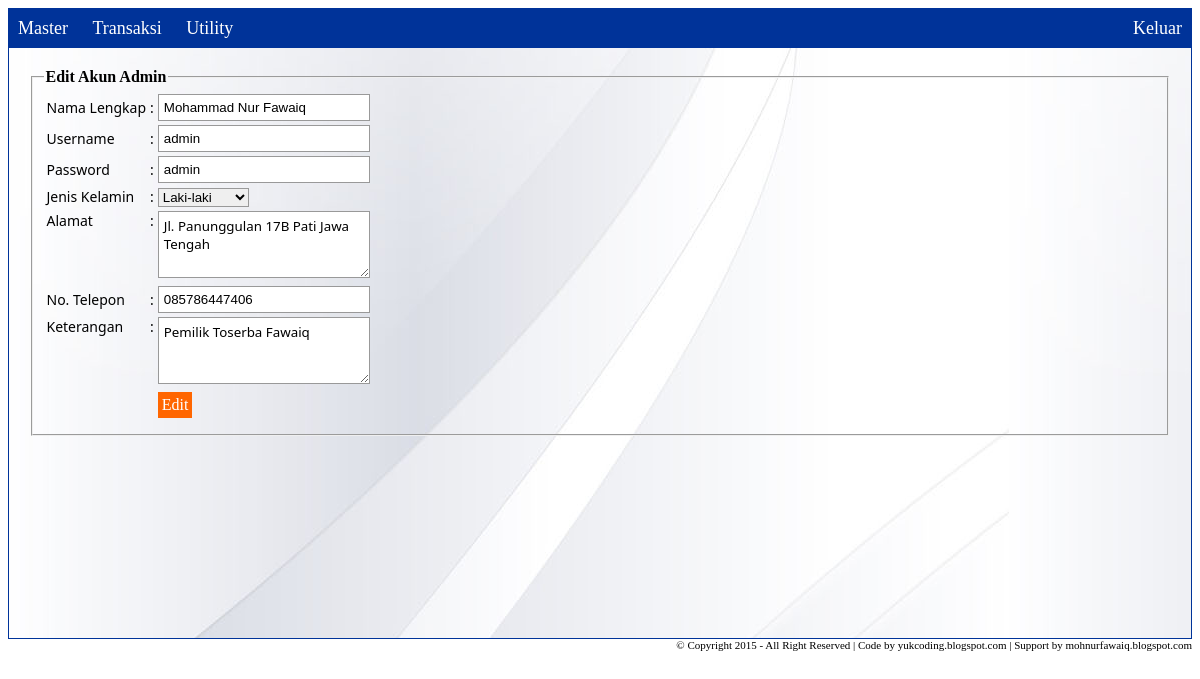
The page /?page=akun&id=1 (signed in) on the database its author committed.
### tables this page shows
CREATE TABLE IF NOT EXISTS `tb_user` (
`kode_user` int(11) NOT NULL,
  `username` varchar(40) NOT NULL,
  `password` varchar(40) NOT NULL,
  `pass` varchar(40) NOT NULL,
  `nama_lengkap` varchar(100) NOT NULL,
  `jenis_kelamin` enum('Laki-laki','Perempuan') NOT NULL,
  `alamat` longtext NOT NULL,
  `no_telepon` varchar(15) NOT NULL,
  `keterangan` longtext NOT NULL,
  `level` enum('admin','kasir') NOT NULL
);

### inc/akun.php (the view, shortened to what this page needs)
<fieldset>
<legend>Edit Akun Admin</legend>
    <?php
    $id = @$_GET['id'];
    $sql = mysql_query("select * from tb_user where kode_user = '$id'") or die (mysql_error());
    $data = mysql_fetch_array($sql);
    ?>
    <table>
    <tr>
    	<td>Nama Lengkap</td>
        <td>:</td>
        <td><input type="text" id="nm" value="<?php echo $data['nama_lengkap']; ?>" /></td>
    </tr>
	<tr>
    	<td>Username</td>
        <td>:</td>
        <td><input type="text" id="user" value="<?php echo $data['username']; ?>" /></td>
    </tr>
    <tr>
    	<td>Password</td>
        <td>:</td>
        <td><input type="text" id="pass" value="<?php echo $data['pass']; ?>" /></td>
    </tr>
    <tr>
    	<td>Jenis Kelamin</td>
        <td>:</td>
        <td>
        	<select id="jk">
        		<?php
                if($data['jenis_kelamin'] == "Laki-laki") { ?>
                    <option value="Laki-laki" selected="selected">Laki-laki</option>
                    <option value="Perempuan">Perempuan</option> <?php
                } else if($data['jenis_kelamin'] == "Perempuan") { ?>
                    <option value="Laki-laki">Laki-laki</option>
                    <option value="Perempuan" selected="selected">Perempuan</option> <?php
                }
                ?>
        	</select>
        </td>
    </tr>
    <tr>
    	<td valign="top">Alamat</td>
        <td valign="top">:</td>
        <td><textarea id="alamat"><?php echo $data['alamat']; ?></textarea></td>
    </tr>
    <tr>
    	<td>No. Telepon</td>
        <td>:</td>
        <td><input type="text" id="tlp" value="<?php echo $data['no_telepon']; ?>" /></td>
    </tr>
    <tr>
    	<td valign="top">Keterangan</td>
        <td valign="top">:</td>
        <td><textarea id="ket"><?php echo $data['keterangan']; ?></textarea></td>
    </tr>
    <tr>
    	<td></td>
        <td></td>
        <td><button id="edit">Edit</button></td>
    </tr>
    <tr>
	    <td></td>
    </tr>
    </table>
</fieldset>

### style/style.css (style rules this page uses)
body { font-family:"Segoe UI", Arial; font-size:14px; }
input[type="text"], input[type="password"], input[type="number"], textarea { border:1px solid #999; padding:5px; width:200px; }
textarea { font-family:"Segoe UI", Arial; height:55px; }
button { padding:6px; border:0; color:#fff; font-size:16px; background-color:#3c0; font-family:"Franklin Gothic Medium", "Franklin Gothic Demi", "Franklin Gothic Book"; }
table.data button, table button { padding:4px; border:0; color:#fff; background-color:#f60; font-family:"Franklin Gothic Medium", "Franklin Gothic Demi", "Franklin Gothic Book"; }
legend { font-family:"Franklin Gothic Medium", "Franklin Gothic Demi", "Franklin Gothic Book"; font-size: 16px; font-weight: bold; }
select { border:1px solid #999; }
option { padding:6px; }

### rows shown on the page
tb_user: nama_lengkap "Mohammad Nur Fawaiq", username "admin", pass "admin", jenis_kelamin "Laki-laki", alamat "Jl. Panunggulan 17B Pati Jawa Tengah", no_telepon "085786447406", keterangan "Pemilik Toserba Fawaiq"
